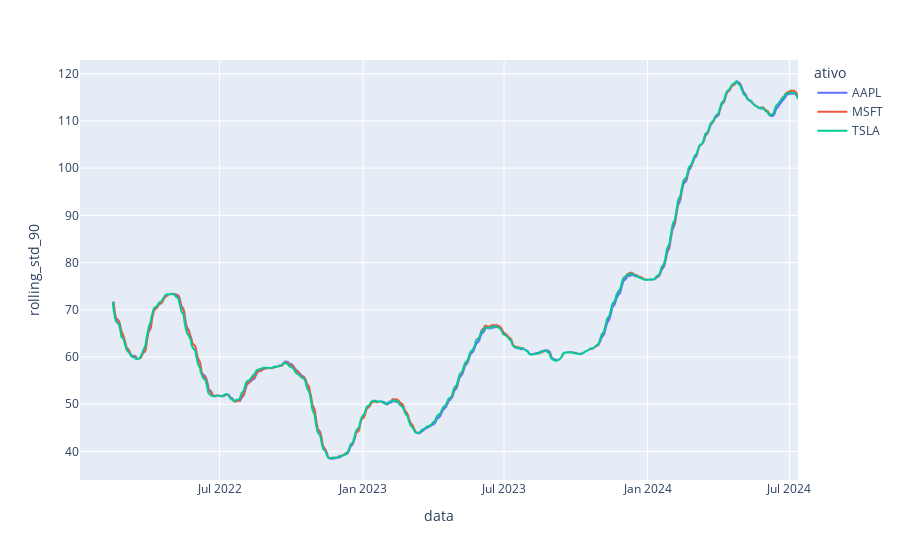

Here is the notebook cell this chart was saved with:
### Code cell
fig = px.line(fechamento_vertical, x="data", y="rolling_std_90", color='ativo')
fig.show()

### Figure 1 — Plotly figure (JSON) as saved in the notebook; plotly's stock layout.template omitted (floating-point values rounded to 4 significant figures; data arrays with more than 128 entries replaced by an {"elided": "..."} marker saying what was removed)
{"data": [{"hovertemplate": "ativo=AAPL<br>data=%{x}<br>rolling_std_90=%{y}<extra></extra>", "legendgroup": "AAPL", "line": {"color": "#636efa", "dash": "solid"}, "marker": {"symbol": "circle"}, "mode": "lines", "name": "AAPL", "showlegend": true, "type": "scattergl", "x": {"elided": "634 str values"}, "xaxis": "x", "y": {"elided": "634 float values"}, "yaxis": "y"}, {"hovertemplate": "ativo=MSFT<br>data=%{x}<br>rolling_std_90=%{y}<extra></extra>", "legendgroup": "MSFT", "line": {"color": "#EF553B", "dash": "solid"}, "marker": {"symbol": "circle"}, "mode": "lines", "name": "MSFT", "showlegend": true, "type": "scattergl", "x": {"elided": "634 str values"}, "xaxis": "x", "y": {"elided": "634 float values"}, "yaxis": "y"}, {"hovertemplate": "ativo=TSLA<br>data=%{x}<br>rolling_std_90=%{y}<extra></extra>", "legendgroup": "TSLA", "line": {"color": "#00cc96", "dash": "solid"}, "marker": {"symbol": "circle"}, "mode": "lines", "name": "TSLA", "showlegend": true, "type": "scattergl", "x": {"elided": "634 str values"}, "xaxis": "x", "y": {"elided": "634 float values"}, "yaxis": "y"}], "layout": {"autosize": true, "legend": {"title": {"text": "ativo"}, "tracegroupgap": 0}, "margin": {"t": 60}, "xaxis": {"anchor": "y", "autorange": true, "domain": [0, 1], "range": ["2022-01-03", "2024-07-12"], "title": {"text": "data"}, "type": "date"}, "yaxis": {"anchor": "x", "autorange": true, "domain": [0, 1], "range": [33.94, 122.9], "title": {"text": "rolling_std_90"}, "type": "linear"}}}
